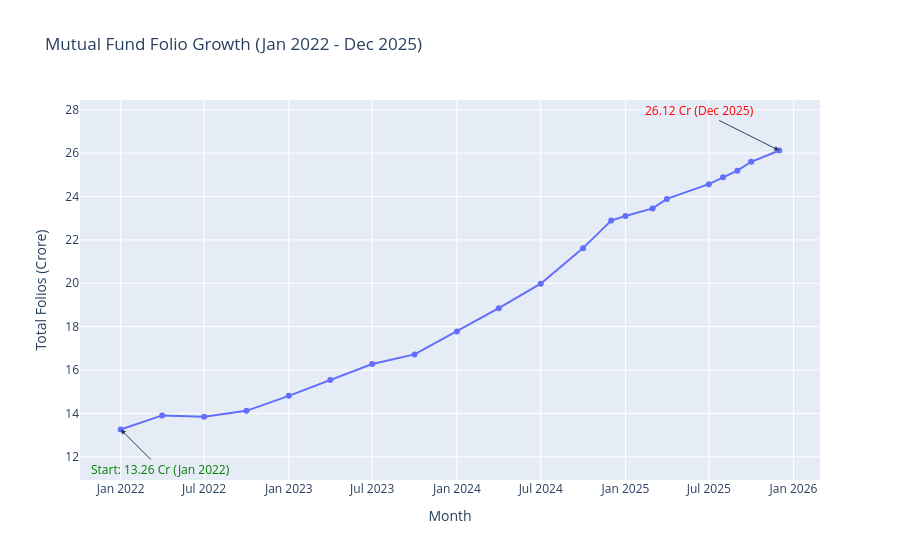

This figure's notebook cell:
### Code cell
import plotly.express as px

fig = px.line(
    folio_df,
    x="month",
    y="total_folios_crore",
    title="Mutual Fund Folio Growth (Jan 2022 - Dec 2025)",
    markers=True
)

fig.update_layout(
    xaxis_title="Month",
    yaxis_title="Total Folios (Crore)"
)

fig.add_annotation(
    x=start["month"],
    y=start["total_folios_crore"],
    text="Start: 13.26 Cr (Jan 2022)",
    showarrow=True,
    arrowhead=2,
    ax=40,
    ay=40,
    font=dict(color="green", size=12)
)

fig.add_annotation(
    x=end["month"],
    y=end["total_folios_crore"],
    text="26.12 Cr (Dec 2025)",
    showarrow=True,
    arrowhead=2,
    ax=-80,
    ay=-40,
    font=dict(color="red", size=12)
)


fig.show()

### Figure 1 — Plotly figure (JSON) as saved in the notebook; plotly's stock layout.template omitted (floating-point values rounded to 4 significant figures)
{"data": [{"hovertemplate": "month=%{x}<br>total_folios_crore=%{y}<extra></extra>", "legendgroup": "", "line": {"color": "#636efa", "dash": "solid"}, "marker": {"symbol": "circle"}, "mode": "lines+markers", "name": "", "orientation": "v", "showlegend": false, "type": "scatter", "x": ["2022-01-01T00:00:00.000000", "2022-04-01T00:00:00.000000", "2022-07-01T00:00:00.000000", "2022-10-01T00:00:00.000000", "2023-01-01T00:00:00.000000", "2023-04-01T00:00:00.000000", "2023-07-01T00:00:00.000000", "2023-10-01T00:00:00.000000", "2024-01-01T00:00:00.000000", "2024-04-01T00:00:00.000000", "2024-07-01T00:00:00.000000", "2024-10-01T00:00:00.000000", "2024-12-01T00:00:00.000000", "2025-01-01T00:00:00.000000", "2025-03-01T00:00:00.000000", "2025-04-01T00:00:00.000000", "2025-07-01T00:00:00.000000", "2025-08-01T00:00:00.000000", "2025-09-01T00:00:00.000000", "2025-10-01T00:00:00.000000", "2025-12-01T00:00:00.000000"], "xaxis": "x", "y": [13.26, 13.91, 13.85, 14.12, 14.81, 15.54, 16.28, 16.72, 17.78, 18.85, 19.98, 21.62, 22.89, 23.1, 23.45, 23.89, 24.57, 24.89, 25.19, 25.6, 26.12], "yaxis": "y"}], "layout": {"annotations": [{"arrowhead": 2, "ax": 40, "ay": 40, "font": {"color": "green", "size": 12}, "showarrow": true, "text": "Start: 13.26 Cr (Jan 2022)", "x": "2022-01-01T00:00:00", "y": 13.26}, {"arrowhead": 2, "ax": -80, "ay": -40, "font": {"color": "red", "size": 12}, "showarrow": true, "text": "26.12 Cr (Dec 2025)", "x": "2025-12-01T00:00:00", "y": 26.12}], "legend": {"tracegroupgap": 0}, "title": {"text": "Mutual Fund Folio Growth (Jan 2022 - Dec 2025)"}, "xaxis": {"anchor": "y", "domain": [0, 1], "title": {"text": "Month"}}, "yaxis": {"anchor": "x", "domain": [0, 1], "title": {"text": "Total Folios (Crore)"}}}}
